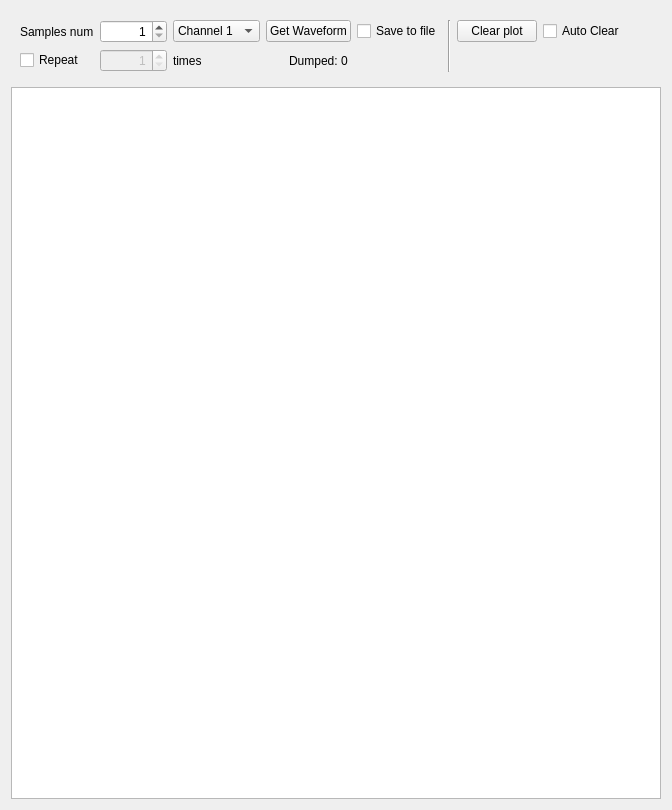
<?xml version="1.0" encoding="UTF-8"?>
<ui version="4.0">
 <class>WaveformWidget</class>
 <widget class="QWidget" name="WaveformWidget">
  <property name="geometry">
   <rect>
    <x>0</x>
    <y>0</y>
    <width>672</width>
    <height>810</height>
   </rect>
  </property>
  <property name="windowTitle">
   <string>Form</string>
  </property>
  <layout class="QGridLayout" name="gridLayout">
   <item row="2" column="0">
    <widget class="PlotWidget" name="m_plot_oscilloscope">
     <property name="sizePolicy">
      <sizepolicy hsizetype="Expanding" vsizetype="Expanding">
       <horstretch>0</horstretch>
       <verstretch>0</verstretch>
      </sizepolicy>
     </property>
     <property name="minimumSize">
      <size>
       <width>0</width>
       <height>500</height>
      </size>
     </property>
    </widget>
   </item>
   <item row="1" column="0">
    <widget class="QWidget" name="widget" native="true">
     <layout class="QGridLayout" name="gridLayout_2">
      <item row="1" column="0">
       <widget class="QCheckBox" name="m_check_wave_repeat">
        <property name="text">
         <string>Repeat</string>
        </property>
       </widget>
      </item>
      <item row="0" column="8">
       <widget class="QCheckBox" name="m_checkBox_autoClear">
        <property name="text">
         <string>Auto Clear</string>
        </property>
       </widget>
      </item>
      <item row="0" column="3">
       <widget class="QPushButton" name="m_push_get_wave">
        <property name="text">
         <string>Get Waveform</string>
        </property>
       </widget>
      </item>
      <item row="0" column="1">
       <widget class="QSpinBox" name="m_spin_smples_num">
        <property name="alignment">
         <set>Qt::AlignRight|Qt::AlignTrailing|Qt::AlignVCenter</set>
        </property>
        <property name="minimum">
         <number>1</number>
        </property>
        <property name="maximum">
         <number>2048</number>
        </property>
       </widget>
      </item>
      <item row="0" column="5" rowspan="2">
       <widget class="Line" name="line">
        <property name="orientation">
         <enum>Qt::Vertical</enum>
        </property>
       </widget>
      </item>
      <item row="1" column="3">
       <widget class="QLabel" name="m_label_dumped">
        <property name="text">
         <string>Dumped: 0 </string>
        </property>
        <property name="alignment">
         <set>Qt::AlignRight|Qt::AlignTrailing|Qt::AlignVCenter</set>
        </property>
       </widget>
      </item>
      <item row="0" column="9">
       <spacer name="horizontalSpacer_2">
        <property name="orientation">
         <enum>Qt::Horizontal</enum>
        </property>
        <property name="sizeHint" stdset="0">
         <size>
          <width>402</width>
          <height>17</height>
         </size>
        </property>
       </spacer>
      </item>
      <item row="0" column="0">
       <widget class="QLabel" name="label_30">
        <property name="text">
         <string>Samples num</string>
        </property>
       </widget>
      </item>
      <item row="1" column="2">
       <widget class="QLabel" name="label_31">
        <property name="enabled">
         <bool>true</bool>
        </property>
        <property name="text">
         <string>times</string>
        </property>
       </widget>
      </item>
      <item row="0" column="2">
       <widget class="QComboBox" name="m_comboBox_channel_id">
        <property name="sizePolicy">
         <sizepolicy hsizetype="Preferred" vsizetype="Fixed">
          <horstretch>0</horstretch>
          <verstretch>0</verstretch>
         </sizepolicy>
        </property>
        <item>
         <property name="text">
          <string>Channel 1</string>
         </property>
        </item>
       </widget>
      </item>
      <item row="1" column="1">
       <widget class="QSpinBox" name="m_spin_repeat_waves">
        <property name="enabled">
         <bool>false</bool>
        </property>
        <property name="alignment">
         <set>Qt::AlignRight|Qt::AlignTrailing|Qt::AlignVCenter</set>
        </property>
        <property name="minimum">
         <number>1</number>
        </property>
        <property name="maximum">
         <number>100000</number>
        </property>
       </widget>
      </item>
      <item row="0" column="7">
       <widget class="QPushButton" name="m_push_clear">
        <property name="text">
         <string>Clear plot</string>
        </property>
       </widget>
      </item>
      <item row="0" column="4">
       <widget class="QCheckBox" name="m_checkBox_saveToFile">
        <property name="text">
         <string>Save to file</string>
        </property>
       </widget>
      </item>
     </layout>
    </widget>
   </item>
  </layout>
 </widget>
 <customwidgets>
  <customwidget>
   <class>PlotWidget</class>
   <extends>QGraphicsView</extends>
   <header location="global">pyqtgraph</header>
  </customwidget>
 </customwidgets>
 <resources/>
 <connections/>
</ui>
